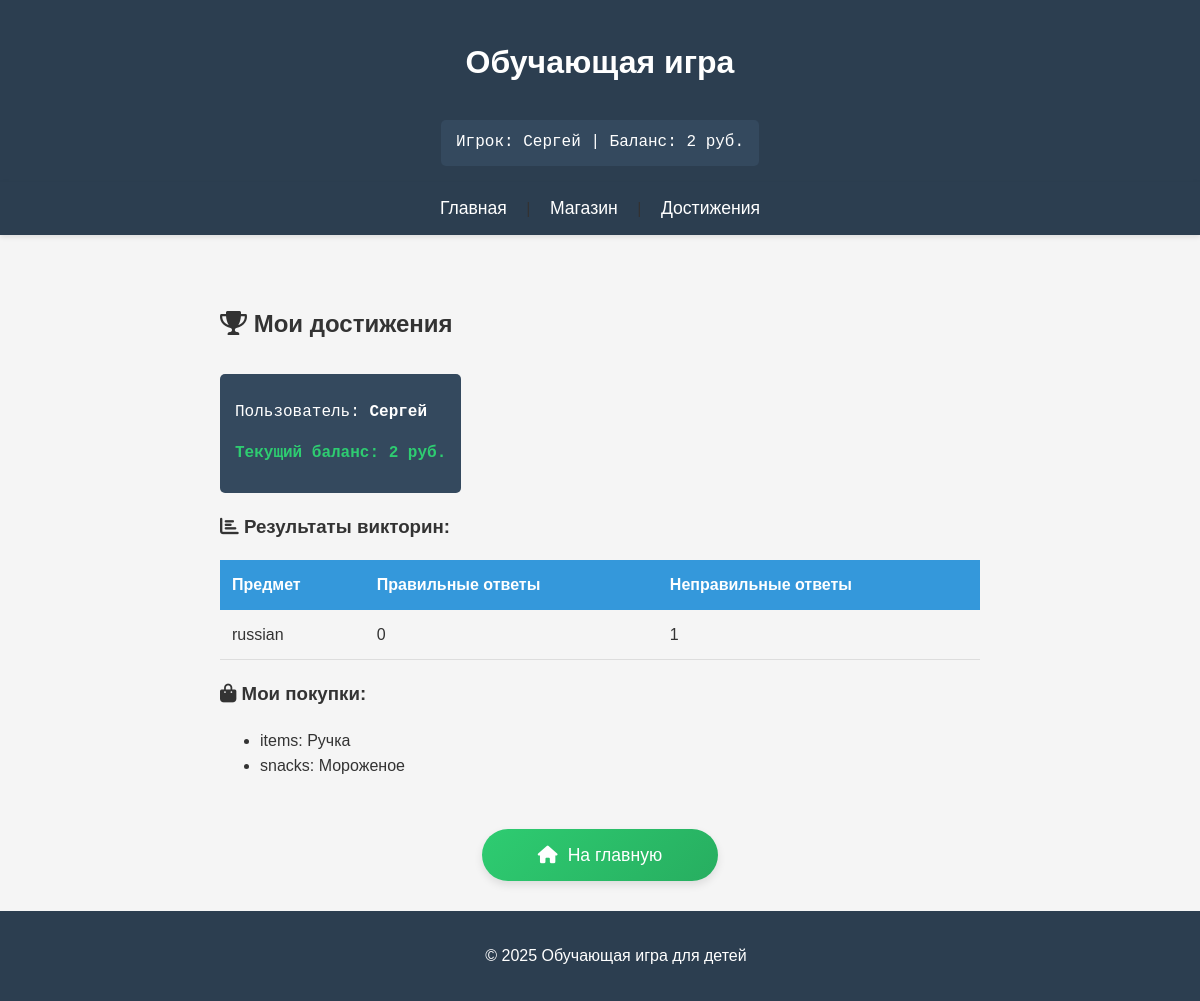
Page /achievements (signed in) on the earlier database version.
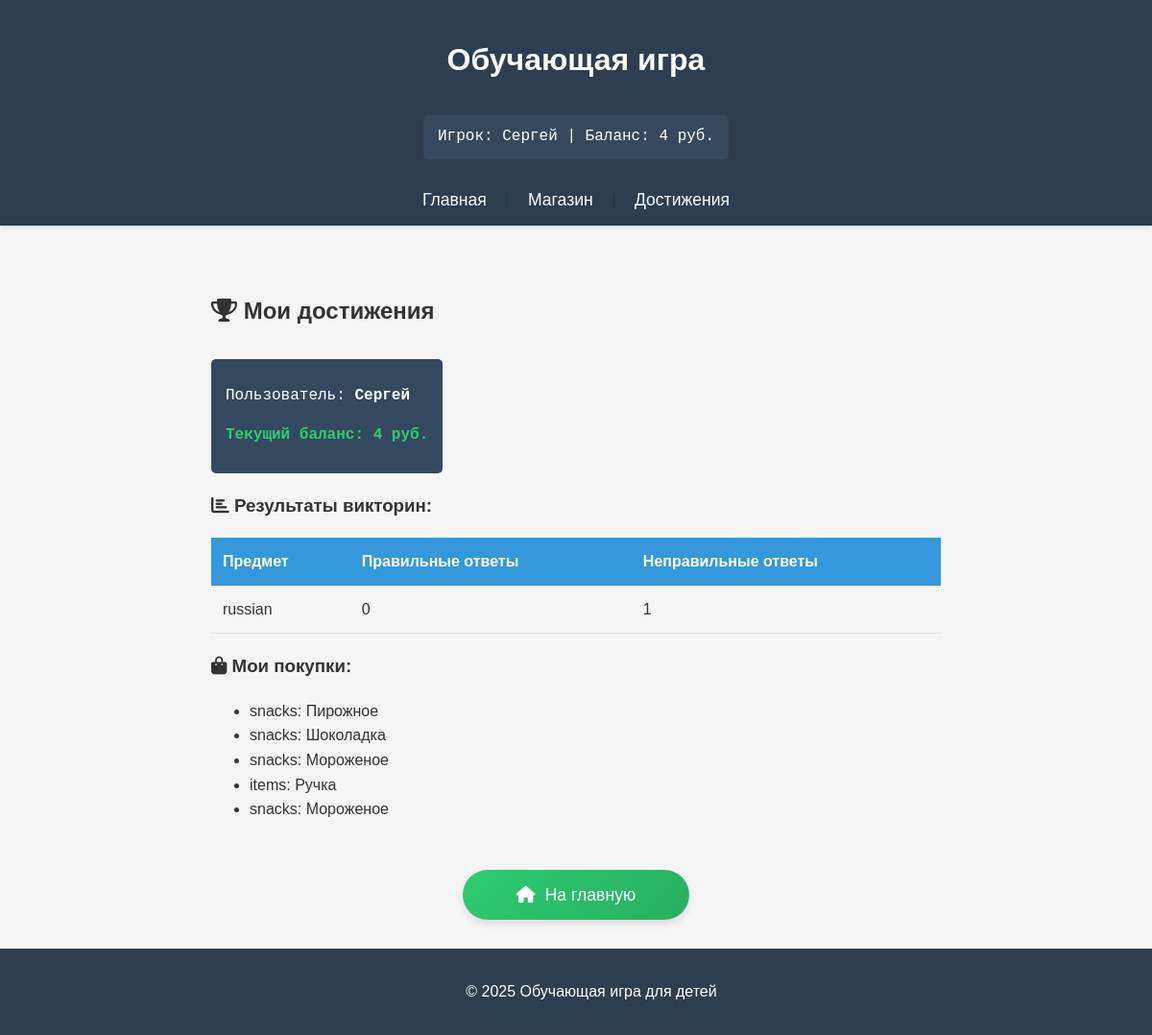
Same page on the later database version.
### tables this page shows
CREATE TABLE quiz_results
                 (id INTEGER PRIMARY KEY AUTOINCREMENT,
                  user_id INTEGER,
                  subject TEXT,
                  correct INTEGER,
                  wrong INTEGER,
                  date TEXT,
                  FOREIGN KEY(user_id) REFERENCES users(id));

CREATE TABLE inventory
                 (id INTEGER PRIMARY KEY AUTOINCREMENT,
                  user_id INTEGER,
                  item_name TEXT,
                  item_category TEXT,
                  purchase_date TEXT,
                  FOREIGN KEY(user_id) REFERENCES users(id));

### app.py (the view, shortened to what this page needs)
@app.route('/achievements')
def achievements():
    if 'username' not in session:
        return redirect(url_for('login'))
    try:
        conn = sqlite3.connect('quiz_game.db')
        c = conn.cursor()
        c.execute("SELECT id, money FROM users WHERE username=?", (session['username'],))
        user = c.fetchone()
        if not user:
            return redirect(url_for('login'))
        user_id, money = user
        c.execute("""
            SELECT subject,
                   SUM(correct) as correct_answers,
                   SUM(wrong) as wrong_answers
            FROM quiz_results
            WHERE user_id = ?
            GROUP BY subject
        """, (user_id,))
        results = c.fetchall()
        c.execute("""
            SELECT item_name, item_category
            FROM inventory
            WHERE user_id = ?
            ORDER BY purchase_date DESC
            LIMIT 10
        """, (user_id,))
        inventory = c.fetchall()
        return render_template('achievements.html',
                               username=session['username'],
                               money=money,
                               results=results,
                               inventory=inventory)
    finally:
        conn.close()

### templates/achievements.html
{% extends "base.html" %}
{% block content %}
<div class="achievements-container">
    <h2><i class="fas fa-trophy"></i> Мои достижения</h2>
    <div class="user-info">
        <p>Пользователь: <strong>{{ username }}</strong></p>
        <p class="balance">Текущий баланс: <span>{{ money }} руб.</span></p>
    </div>
    <div class="quiz-results">
        <h3><i class="fas fa-chart-bar"></i> Результаты викторин:</h3>
        {% if results %}
        <table class="results-table">
            <thead>
                <tr>
                    <th>Предмет</th>
                    <th>Правильные ответы</th>
                    <th>Неправильные ответы</th>
                </tr>
            </thead>
            <tbody>
                {% for subject, correct, wrong in results %}
                <tr>
                    <td>{{ subject }}</td>
                    <td>{{ correct }}</td>
                    <td>{{ wrong }}</td>
                </tr>
                {% endfor %}
            </tbody>
        </table>
        {% else %}
        <p class="no-results">Вы еще не проходили викторины.</p>
        {% endif %}
    </div>
    <div class="inventory">
        <h3><i class="fas fa-shopping-bag"></i> Мои покупки:</h3>
        {% if inventory %}
        <ul class="inventory-list">
            {% for item, category in inventory %}
            <li>
                <span class="item-category">{{ category }}:</span>
                <span class="item-name">{{ item }}</span>
            </li>
            {% endfor %}
        </ul>
        {% else %}
        <p class="no-items">У вас пока нет покупок.</p>
        {% endif %}
    </div>
    <div class="actions">
        <a href="{{ url_for('index') }}" class="btn">
            <i class="fas fa-home"></i> На главную
        </a>
    </div>
</div>
{% endblock %}

### templates/base.html (shortened to what this page needs)
<!DOCTYPE html>
<html lang="ru">
<head>
    <link rel="stylesheet" href="{{ url_for('static', filename='css/style.css') }}">
</head>
<header>
    <h1>Обучающая игра</h1>
    {% if 'username' in session %}
    <div class="user-info">
        Игрок: {{ username }} | Баланс: {{ money }} руб.
    </div>
    {% endif %}
</header>
    <nav>
        <a href="{{ url_for('index') }}">Главная</a> |
        <a href="{{ url_for('shop') }}">Магазин</a> |
        <a href="{{ url_for('achievements') }}">Достижения</a>
    </nav>
    <main>
        {% block content %}{% endblock %}
    </main>
    <footer>
        <p>© 2025 Обучающая игра для детей</p>
    </footer>
</body>
</html>
<head>
    <link rel="stylesheet" href="https://cdnjs.cloudflare.com/ajax/libs/font-awesome/6.0.0-beta3/css/all.min.css">
</head>

Differences in the rows shown:
added inventory: item_category "snacks", item_name "Пирожное"
added inventory: item_category "snacks", item_name "Шоколадка"
added inventory: item_category "snacks", item_name "Мороженое"
Other differences:
{{ money }}: "2" → "4"
